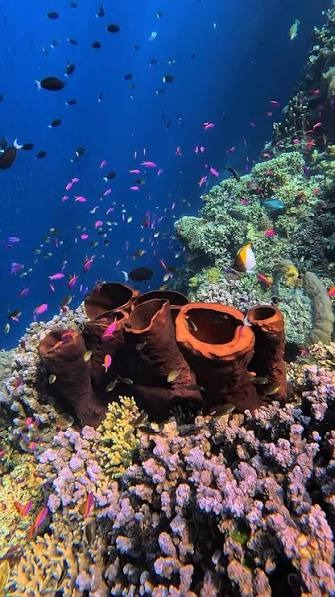
#> input picture input_sample.jpg, 335 x 597 px
$ python -i spm_underwater.py   (imports and definitions only)
#> lines starting #> are read from the running program, lines starting #| are printed output that depends on the picture
"""
SPM-CV: Simplified Physical Model-based Underwater Image Enhancement
====================================================================
Based on the paper:
"SPMFormer: Simplified Physical Model-based transformer with cross-space loss
 for underwater image enhancement" (Li, Chen, & Miao, Knowledge-Based Systems, 2025).

This module implements the core physical formulation and cross-space/frequency
enhancement principles using only OpenCV (cv2) and NumPy.

Key Mathematical Concepts:
---------------------------
1. Physical Degradation Model (Eq. 2):
   I(x) = J(x) * T(x) + A * (1 - T(x))

2. Simplified Physical Model & Gain/Bias Inversion (Eq. 5 & 6):
   J_k(x) = W_k(x) * I_k(x) + B_k(x)
   where:
     W_k(x) = 1 / T_k(x)                 (Gain Factor)
     B_k(x) = A_k * (1 - W_k(x))          (Bias Factor)
     k in {R, G, B}

3. Cross-Space Color Correction (Eq. 13-15):
   Simultaneous correction in RGB and CIELAB color spaces to fix severe
   red-channel attenuation, green/blue color cast, and restore natural contrast.

4. Frequency-Domain Consistency & Detail Enhancement (Eq. 16-17):
   High-frequency magnitude & phase recovery to reverse light scattering blur.
"""

import cv2
import numpy as np
from typing import Tuple, Optional, Dict


def guided_filter(guide: np.ndarray, src: np.ndarray, radius: int = 30, eps: float = 1e-3) -> np.ndarray:
    """
    Fast Guided Image Filter to refine transmission maps while preserving edge structure.
    """
    guide = guide.astype(np.float32)
    src = src.astype(np.float32)

    mean_p = cv2.blur(src, (radius, radius))

    if len(guide.shape) == 2:
        mean_i = cv2.blur(guide, (radius, radius))
        mean_ii = cv2.blur(guide * guide, (radius, radius))
        mean_ip = cv2.blur(guide * src, (radius, radius))

        var_i = mean_ii - mean_i * mean_i
        cov_ip = mean_ip - mean_i * mean_p

        a = cov_ip / (var_i + eps)
        b = mean_p - a * mean_i

        mean_a = cv2.blur(a, (radius, radius))
        mean_b = cv2.blur(b, (radius, radius))

        q = mean_a * guide + mean_b
    else:
        q = np.zeros_like(src)
        for c in range(src.shape[2] if len(src.shape) == 3 else 1):
            s_c = src[:, :, c] if len(src.shape) == 3 else src
            g_c = cv2.cvtColor(guide, cv2.COLOR_BGR2GRAY)
            q_c = guided_filter(g_c, s_c, radius, eps)
            if len(src.shape) == 3:
                q[:, :, c] = q_c
            else:
                q = q_c
    return q


def estimate_ambient_light(image_bgr: np.ndarray, top_percent: float = 0.001) -> np.ndarray:
    """
    Estimates the background/ambient light A = [A_B, A_G, A_R] from the degraded underwater image.
    In underwater scenes, light is heavily scattered in the background/deepest areas.
    """
    img_float = image_bgr.astype(np.float32) / 255.0
    h, w, _ = img_float.shape
    num_pixels = h * w
    top_k = max(int(num_pixels * top_percent), 10)

    # Calculate underwater dark channel (UDCP: green and blue channels usually dominate)
    b_ch, g_ch, r_ch = img_float[:, :, 0], img_float[:, :, 1], img_float[:, :, 2]

    # Atmospheric brightness score favoring smooth distant water areas
    smooth_lum = cv2.GaussianBlur((0.5 * g_ch + 0.5 * b_ch), (15, 15), 0)
    flat_lum = smooth_lum.flatten()
    indices = np.argpartition(flat_lum, -top_k)[-top_k:]

    flat_b = b_ch.flatten()[indices]
    flat_g = g_ch.flatten()[indices]
    flat_r = r_ch.flatten()[indices]

    # Compute robust average ambient light
    A_B = float(np.median(flat_b))
    A_G = float(np.median(flat_g))
    A_R = float(np.median(flat_r))

    # Ensure reasonable boundaries
    A = np.array([max(A_B, 0.1), max(A_G, 0.1), max(A_R, 0.05)], dtype=np.float32)
    return A


def estimate_wavelength_transmission(
    image_bgr: np.ndarray,
    A: np.ndarray,
    omega: float = 0.95,
    patch_size: int = 15,
    guided_radius: int = 30,
    guided_eps: float = 1e-3
) -> np.ndarray:
    """
    Estimates wavelength-dependent medium transmission maps T_k(x) for each channel k in {B, G, R}.
    Accounting for the physical property: beta_R > beta_G > beta_B (Red light attenuates fastest).
    """
    img_float = image_bgr.astype(np.float32) / 255.0

    # Normalized image by ambient light
    norm_img = img_float / (A[np.newaxis, np.newaxis, :] + 1e-5)

    # Estimate base depth transmission from the dominant blue-green channels
    bg_min = np.minimum(norm_img[:, :, 0], norm_img[:, :, 1])

    kernel = cv2.getStructuringElement(cv2.MORPH_RECT, (patch_size, patch_size))
    dark_bg = cv2.erode(bg_min, kernel)

    # Base transmission map T_base(x)
    t_base = 1.0 - omega * dark_bg
    t_base = np.clip(t_base, 0.05, 1.0)

    # Refine base transmission using guided filter
    gray_guide = cv2.cvtColor(image_bgr, cv2.COLOR_BGR2GRAY).astype(np.float32) / 255.0
    t_base_refined = guided_filter(gray_guide, t_base, radius=guided_radius, eps=guided_eps)
    t_base_refined = np.clip(t_base_refined, 0.05, 1.0)

    # Compute wavelength attenuation ratios relative to dominant light
    ratio_b = 1.00
    ratio_g = 1.15
    ratio_r = 2.20

    t_b = np.power(t_base_refined, ratio_b)
    t_g = np.power(t_base_refined, ratio_g)
    t_r = np.power(t_base_refined, ratio_r)

    transmission = np.stack([t_b, t_g, t_r], axis=2)
    return np.clip(transmission, 0.05, 1.0)


def compute_simplified_physical_parameters(
    transmission: np.ndarray,
    A: np.ndarray,
    t0: float = 0.15,
    max_gain: float = 4.0
) -> Tuple[np.ndarray, np.ndarray]:
    """
    Computes the gain factor W_k(x) and bias factor B_k(x) according to the paper:
    J_k(x) = W_k(x) * I_k(x) + B_k(x)

    W_k(x) = 1 / max(T_k(x), t0)
    B_k(x) = A_k * (1 - W_k(x))
    """
    t_clamped = np.maximum(transmission, t0)

    # Gain factor W(x)
    W = 1.0 / t_clamped
    W = np.clip(W, 1.0, max_gain)

    # Bias factor B(x) derived from J = (I - A*(1-T))/T = W*I + A*(1 - W)
    B = A[np.newaxis, np.newaxis, :] * (1.0 - W) * 0.8

    return W.astype(np.float32), B.astype(np.float32)


def apply_physical_reconstruction(
    image_bgr: np.ndarray,
    W: np.ndarray,
    B: np.ndarray
) -> np.ndarray:
    """
    Applies the linear physical model: J(x) = W(x) * I(x) + B(x)
    """
    img_float = image_bgr.astype(np.float32) / 255.0

    # J = W * I + B
    J_restored = W * img_float + B
    J_restored = np.clip(J_restored, 0.0, 1.0)

    return (J_restored * 255.0).astype(np.uint8)


def cross_space_color_balance(
    image_bgr: np.ndarray,
    clahe_clip_limit: float = 2.0,
    clahe_grid_size: Tuple[int, int] = (8, 8),
    chroma_boost: float = 1.15
) -> np.ndarray:
    """
    Multi-space color balancing mimicking the SPMFormer cross-space loss (RGB + LAB spaces).

    1. LAB Color Space:
       - Luminance (L*): CLAHE adaptive histogram equalization for contrast without halos.
       - Chrominance (a*, b*): Mean-deviation centering and red-chroma recovery (a* channel).
    2. RGB Color Space:
       - Dynamic range stretching and Gray-World balancing for chromatic consistency.
    """
    # Convert to CIELAB space
    lab = cv2.cvtColor(image_bgr, cv2.COLOR_BGR2LAB)
    l_ch, a_ch, b_ch = cv2.split(lab)

    # 1. Enhance Lightness channel with CLAHE
    clahe = cv2.createCLAHE(clipLimit=clahe_clip_limit, tileGridSize=clahe_grid_size)
    l_enhanced = clahe.apply(l_ch)

    # 2. Chromaticity correction on a* (green-red) and b* (blue-yellow)
    a_float = a_ch.astype(np.float32) - 128.0
    b_float = b_ch.astype(np.float32) - 128.0

    mean_a = np.mean(a_float)
    mean_b = np.mean(b_float)

    # Compensate color cast by shifting the mean toward neutral gray
    a_corrected = (a_float - 0.7 * mean_a) * chroma_boost
    b_corrected = (b_float - 0.7 * mean_b) * chroma_boost

    a_out = np.clip(a_corrected + 128.0, 0, 255).astype(np.uint8)
    b_out = np.clip(b_corrected + 128.0, 0, 255).astype(np.uint8)

    lab_merged = cv2.merge([l_enhanced, a_out, b_out])
    bgr_from_lab = cv2.cvtColor(lab_merged, cv2.COLOR_LAB2BGR)

    # 3. Dynamic range percentile stretching in RGB space
    out_bgr = np.zeros_like(bgr_from_lab)
    for c in range(3):
        ch = bgr_from_lab[:, :, c].astype(np.float32)
        low_val, high_val = np.percentile(ch, (1.0, 99.0))
        if high_val > low_val:
            ch_stretched = (ch - low_val) * (255.0 / (high_val - low_val))
            out_bgr[:, :, c] = np.clip(ch_stretched, 0, 255).astype(np.uint8)
        else:
            out_bgr[:, :, c] = bgr_from_lab[:, :, c]

    return out_bgr


def frequency_domain_detail_enhancement(
    image_bgr: np.ndarray,
    strength: float = 0.4,
    blur_kernel_size: int = 5
) -> np.ndarray:
    """
    Frequency-domain detail enhancement mimicking the paper's Fourier consistency loss (L_F).
    Recovers high-frequency phase and magnitude degraded by scattering blur.
    """
    img_float = image_bgr.astype(np.float32)

    # Multi-frequency decomposition using Gaussian pyramid / Unsharp Mask
    low_freq = cv2.GaussianBlur(img_float, (blur_kernel_size, blur_kernel_size), 0)
    high_freq = img_float - low_freq

    # Boost crisp structural high frequencies while bounding overshoot
    enhanced = img_float + strength * high_freq
    enhanced = np.clip(enhanced, 0.0, 255.0).astype(np.uint8)

    return enhanced


def enhance_underwater_image(
    image_bgr: np.ndarray,
    omega: float = 0.95,
    max_gain: float = 3.5,
    clahe_clip: float = 2.0,
    chroma_boost: float = 1.15,
    freq_strength: float = 0.35,
    return_intermediates: bool = False
) -> Tuple[np.ndarray, Optional[Dict[str, np.ndarray]]]:
    """
    End-to-end SPM underwater image enhancement pipeline mimicking SPMFormer.

    Parameters:
    -----------
    image_bgr : np.ndarray
        Input BGR image (uint8, shape [H, W, 3]).
    omega : float
        Scattering removal factor (0.8 - 0.98).
    max_gain : float
        Maximum physical gain factor W_k(x) allowed (2.0 - 5.0).
    clahe_clip : float
        CLAHE clip limit for luminance contrast in LAB space (1.5 - 3.0).
    chroma_boost : float
        Chroma correction boost factor (1.0 - 1.3).
    freq_strength : float
        Frequency detail enhancement weight (0.2 - 0.5).
    return_intermediates : bool
        If True, returns a dictionary containing intermediate physical maps (W, B, T, etc.).

    Returns:
    --------
    Tuple[np.ndarray, Optional[Dict[str, np.ndarray]]]:
        - Enhanced BGR image.
        - Dictionary of intermediate maps (if return_intermediates=True).
    """
    # Step 1: Ambient Light Estimation A
    A = estimate_ambient_light(image_bgr)

    # Step 2: Transmission Map Estimation & Refinement T(x)
    T = estimate_wavelength_transmission(image_bgr, A, omega=omega)

    # Step 3: Simplified Physical Model Gain & Bias (WB Recon: W(x), B(x))
    W, B = compute_simplified_physical_parameters(T, A, max_gain=max_gain)

    # Step 4: Physical Linear Inversion: J = W * I + B
    J_physical = apply_physical_reconstruction(image_bgr, W, B)

    # Step 5: Cross-Space Color Balancing (RGB + LAB)
    J_balanced = cross_space_color_balance(
        J_physical,
        clahe_clip_limit=clahe_clip,
        chroma_boost=chroma_boost
    )

    # Step 6: Frequency-Domain Detail & Edge Sharpening (L_F recovery)
    J_final = frequency_domain_detail_enhancement(
        J_balanced,
        strength=freq_strength
    )

    intermediates = None
    if return_intermediates:
        intermediates = {
            "ambient_light": A,
            "transmission_map": (T * 255.0).astype(np.uint8),
            "gain_map_w": ((W / max_gain) * 255.0).astype(np.uint8),
            "bias_map_b": (np.clip((B + 1.0) / 2.0, 0, 1) * 255.0).astype(np.uint8),
            "physical_stage": J_physical,
            "cross_space_stage": J_balanced,
            "final_enhanced": J_final
        }

    return J_final, intermediates

>>> import cv2
>>> picture = cv2.imread('input_sample.jpg')
#> picture is the input picture: shape (597, 335, 3); mean B, G, R 108.9, 81, 69.1
>>> result = enhance_underwater_image(picture)
#> in estimate_ambient_light, `smooth_lum = cv2.GaussianBlur((0.5 * g_ch + 0.5 * b_ch), (15, 15), 0)`:
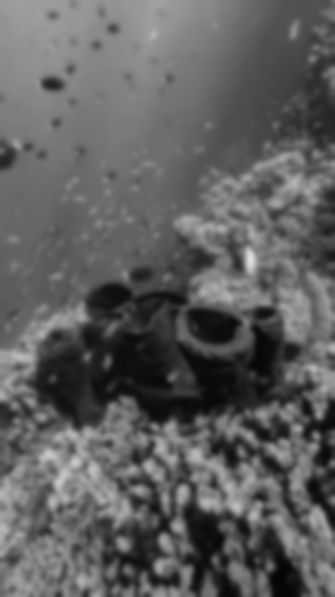
#> smooth_lum: shape (597, 335) float32; min 0.0172, max 0.877, mean 0.372
#> in estimate_ambient_light, `indices = np.argpartition(flat_lum, -top_k)[-top_k:]`: indices = 199 values, max 162199 at index 157, min 84333 at index 74, mean 118607.9
#> in estimate_ambient_light, `flat_b = b_ch.flatten()[indices]`: flat_b = 199 values, max 1 at index 54, min 0.722 at index 58, mean 0.908
#> in estimate_ambient_light, `flat_g = g_ch.flatten()[indices]`: flat_g = 199 values, max 0.98 at index 91, min 0.553 at index 68, mean 0.817
#> in estimate_ambient_light, `flat_r = r_ch.flatten()[indices]`: flat_r = 199 values, max 1 at index 29, min 0.62 at index 22, mean 0.883
#> in estimate_ambient_light, `A_B = float(np.median(flat_b))`: A_B = 0.918
#> in estimate_ambient_light, `A_G = float(np.median(flat_g))`: A_G = 0.827
#> in estimate_ambient_light, `A_R = float(np.median(flat_r))`: A_R = 0.886
#> in estimate_ambient_light, `A = np.array([max(A_B, 0.1), max(A_G, 0.1), max(A_R, 0.05)], dtype=np...`: A = [0.918, 0.827, 0.886]
#> in cross_space_color_balance, `lab = cv2.cvtColor(image_bgr, cv2.COLOR_BGR2LAB)`: lab: shape (597, 335, 3); mean of channels 0, 1, 2 78.3, 144.2, 108.6
#> in cross_space_color_balance, `l_enhanced = clahe.apply(l_ch)`:
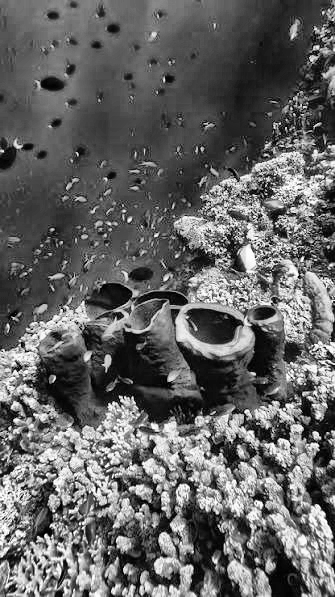
#> l_enhanced: shape (597, 335); min 0, max 255, mean 99.9
#> in cross_space_color_balance, `a_float = a_ch.astype(np.float32) - 128.0`:
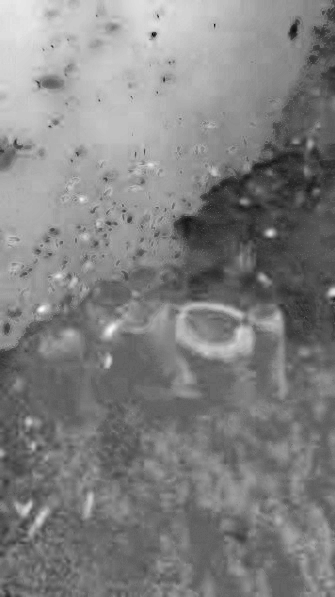
#> a_float: shape (597, 335) float32; min -48, max 79, mean 16.2; drawn with min black and max white
#> in cross_space_color_balance, `b_float = b_ch.astype(np.float32) - 128.0`:
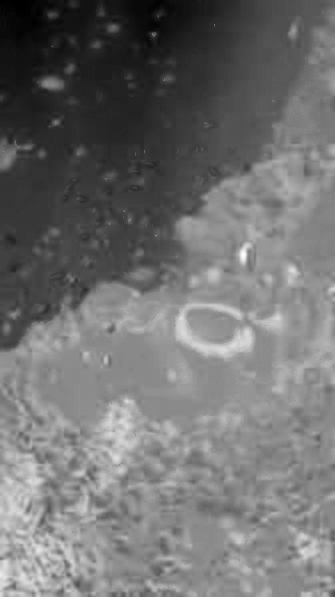
#> b_float: shape (597, 335) float32; min -99, max 81, mean -19.4; drawn with min black and max white
#> in cross_space_color_balance, `mean_a = np.mean(a_float)`: mean_a = 16.21
#> in cross_space_color_balance, `mean_b = np.mean(b_float)`: mean_b = -19.4
#> in cross_space_color_balance, `lab_merged = cv2.merge([l_enhanced, a_out, b_out])`: lab_merged: shape (597, 335, 3); mean of channels 0, 1, 2 99.9, 133.1, 120.8
#> in cross_space_color_balance, `bgr_from_lab = cv2.cvtColor(lab_merged, cv2.COLOR_LAB2BGR)`:
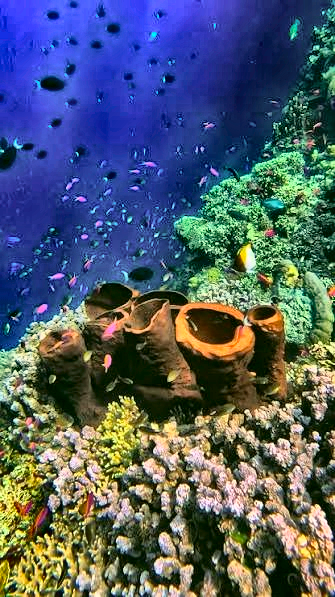
#> bgr_from_lab: shape (597, 335, 3); mean B, G, R 105.4, 92.8, 80.7
#> the loop in cross_space_color_balance, `for c in range(3):` made 3 passes
#> (low_val, high_val) on passes 1 to 3: (0, 255), (13, 252), (0, 255)
#> pass 1, in cross_space_color_balance, `ch = bgr_from_lab[:, :, c].astype(np.float32)`:
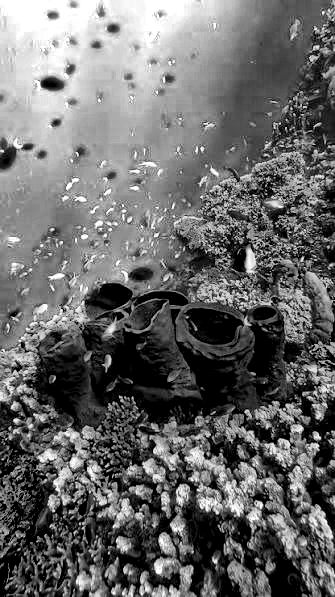
#> ch: shape (597, 335) float32; min 0, max 255, mean 105.4
#> pass 3, in cross_space_color_balance, `ch = bgr_from_lab[:, :, c].astype(np.float32)`:
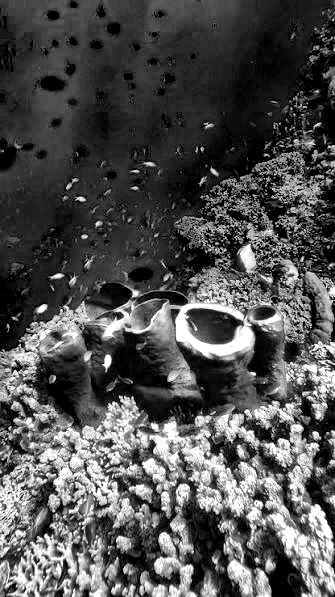
#> ch: shape (597, 335) float32; min 0, max 255, mean 80.7
